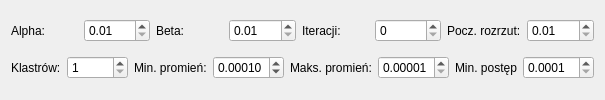
              <widget class="QWidget" name="tab_8">
               <attribute name="title">
                <string>RBF</string>
               </attribute>
               <layout class="QVBoxLayout" name="verticalLayout_11">
                <item>
                 <layout class="QHBoxLayout" name="horizontalLayout_15">
                  <item>
                   <widget class="QLabel" name="label_39">
                    <property name="text">
                     <string>Alpha:</string>
                    </property>
                   </widget>
                  </item>
                  <item>
                   <widget class="QDoubleSpinBox" name="rbf_alpha">
                    <property name="minimum">
                     <double>0.010000000000000</double>
                    </property>
                    <property name="singleStep">
                     <double>0.010000000000000</double>
                    </property>
                   </widget>
                  </item>
                  <item>
                   <widget class="QLabel" name="label_40">
                    <property name="text">
                     <string>Beta:</string>
                    </property>
                   </widget>
                  </item>
                  <item>
                   <widget class="QDoubleSpinBox" name="rbf_beta">
                    <property name="minimum">
                     <double>0.010000000000000</double>
                    </property>
                    <property name="singleStep">
                     <double>0.010000000000000</double>
                    </property>
                   </widget>
                  </item>
                  <item>
                   <widget class="QLabel" name="label_41">
                    <property name="text">
                     <string>Iteracji:</string>
                    </property>
                   </widget>
                  </item>
                  <item>
                   <widget class="QSpinBox" name="rbf_iterations">
                    <property name="maximum">
                     <number>1000</number>
                    </property>
                   </widget>
                  </item>
                  <item>
                   <widget class="QLabel" name="label_42">
                    <property name="text">
                     <string extracomment="Rozrzut wartości początkowych wag, pomiędzy warstwą wyjściową a ukrytą">Pocz. rozrzut:</string>
                    </property>
                   </widget>
                  </item>
                  <item>
                   <widget class="QDoubleSpinBox" name="rbf_randomWeightsDeviation">
                    <property name="minimum">
                     <double>0.010000000000000</double>
                    </property>
                    <property name="singleStep">
                     <double>0.010000000000000</double>
                    </property>
                   </widget>
                  </item>
                 </layout>
                </item>
                <item>
                 <layout class="QHBoxLayout" name="horizontalLayout_16">
                  <item>
                   <widget class="QLabel" name="label_43">
                    <property name="text">
                     <string>Klastrów:</string>
                    </property>
                   </widget>
                  </item>
                  <item>
                   <widget class="QSpinBox" name="rbf_clusters">
                    <property name="minimum">
                     <number>1</number>
                    </property>
                    <property name="maximum">
                     <number>99999</number>
                    </property>
                   </widget>
                  </item>
                  <item>
                   <widget class="QLabel" name="label_44">
                    <property name="text">
                     <string>Min. promień:</string>
                    </property>
                   </widget>
                  </item>
                  <item>
                   <widget class="QDoubleSpinBox" name="rbf_minSquare">
                    <property name="decimals">
                     <number>5</number>
                    </property>
                    <property name="minimum">
                     <double>0.000010000000000</double>
                    </property>
                    <property name="maximum">
                     <double>0.100000000000000</double>
                    </property>
                    <property name="singleStep">
                     <double>0.000010000000000</double>
                    </property>
                    <property name="value">
                     <double>0.000100000000000</double>
                    </property>
                   </widget>
                  </item>
                  <item>
                   <widget class="QLabel" name="label_45">
                    <property name="text">
                     <string>Maks. promień:</string>
                    </property>
                   </widget>
                  </item>
                  <item>
                   <widget class="QDoubleSpinBox" name="rbf_maxSquare">
                    <property name="decimals">
                     <number>5</number>
                    </property>
                    <property name="minimum">
                     <double>0.000010000000000</double>
                    </property>
                    <property name="maximum">
                     <double>1.000000000000000</double>
                    </property>
                    <property name="singleStep">
                     <double>0.000010000000000</double>
                    </property>
                   </widget>
                  </item>
                  <item>
                   <widget class="QLabel" name="label_46">
                    <property name="text">
                     <string>Min. postęp</string>
                    </property>
                   </widget>
                  </item>
                  <item>
                   <widget class="QDoubleSpinBox" name="rbf_minStepImprovement">
                    <property name="decimals">
                     <number>4</number>
                    </property>
                    <property name="minimum">
                     <double>0.000100000000000</double>
                    </property>
                    <property name="singleStep">
                     <double>0.000100000000000</double>
                    </property>
                   </widget>
                  </item>
                 </layout>
                </item>
               </layout>
              </widget>
